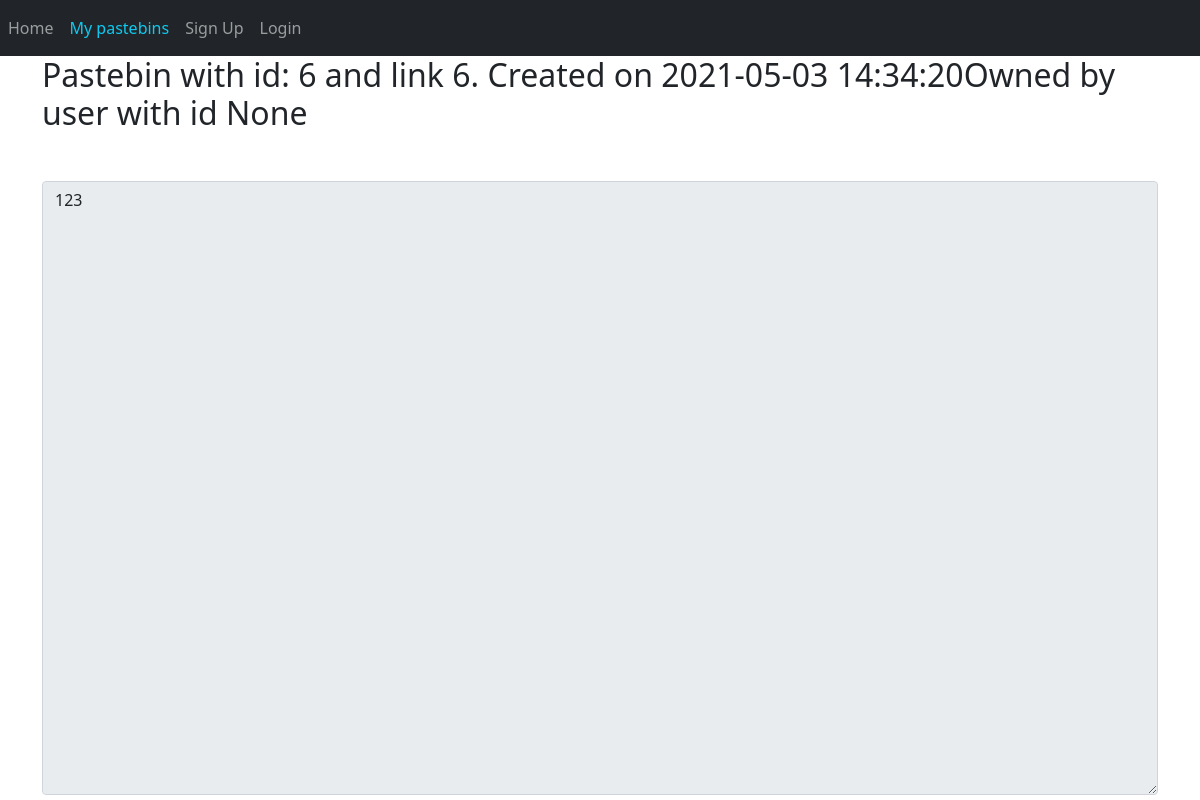
The page /6 on the database as committed earlier.
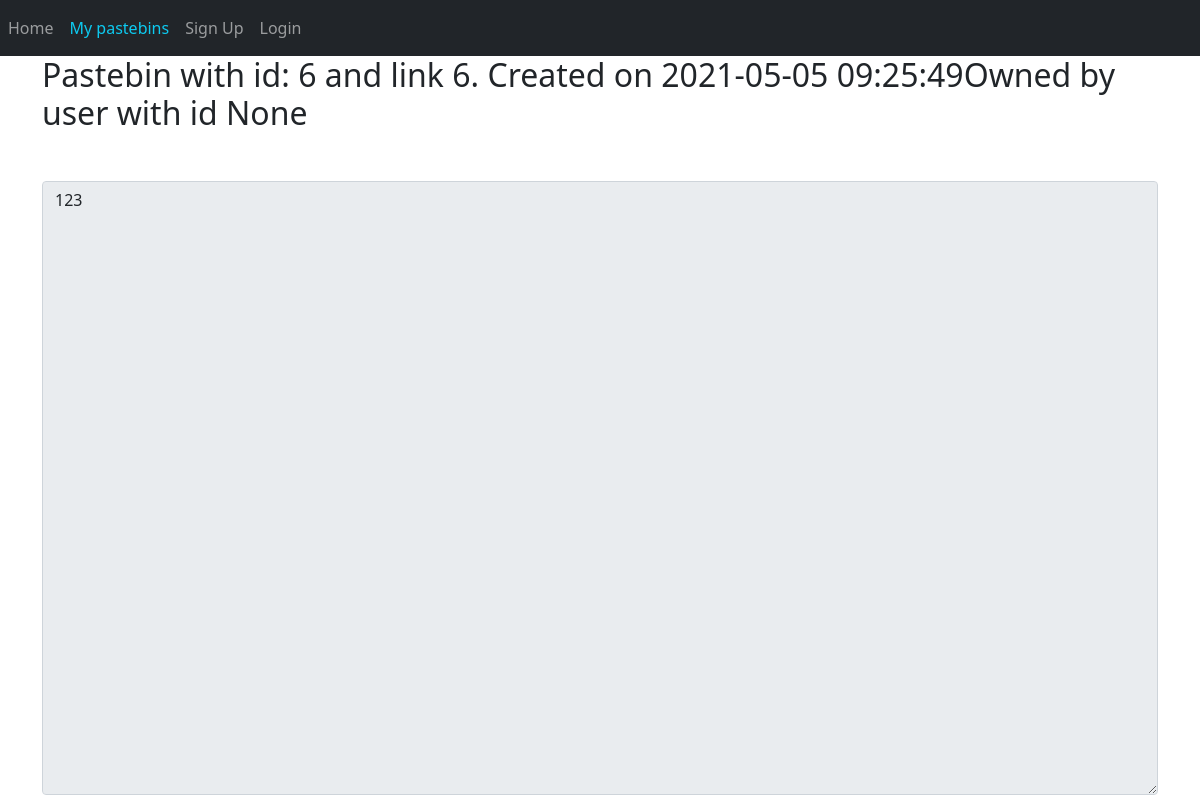
The same page on the database as committed later.
### web/models.py (models this page shows)
class Pastebin(db.Model):
    id = db.Column(db.Integer, primary_key=True)
    title = db.Column(db.String(150))
    content = db.Column(db.String(6000000))
    link = db.Column(db.String(150), unique=True)
    date = db.Column(db.DateTime(timezone=True), default=func.now())
    password = db.Column(db.String(150))
    user_id = db.Column(db.Integer, db.ForeignKey("user.id"))

### web/blueprints/views.py (the view, shortened to what this page needs)
@views.route("/<link>", methods=["GET", "POST"])
def pastebins(link: str):
   if request.method == "GET":
      pastebin = Pastebin.query.filter_by(link=link).first()
      password_cookie = request.cookies.get(link)
      if pastebin:
         if pastebin.password == None or password_cookie == pastebin.password:
            return render_template("pastebin.html", user=current_user, pastebin=pastebin)
         else:
            return render_template("pastebin.html", user=current_user, pastebin=pastebin, password=pastebin.password)
      else:
         flash("Can't find pastebin.", category="error")
         return redirect(url_for("views.home"))

### web/templates/pastebin.html
{% extends "base.html" %}
{% block content %}
{% if password and user.id != pastebin.user_id %}
<form method="POST">
    <h2>This pastebin is private, please enter password</h2>
    <div class="form-group">
        <label for="password">Password</label>
        <input type="password" class="form-control" id="password" name="password" placeholder="Enter password" />
    </div>
    <div align="center">
        <button type="submit" class="btn btn-primary mt-2">Enter</button>
    </div>
</form>
{% else %}
<h2>Pastebin with id: {{ pastebin.id }} and link {{ pastebin.link }}. Created on {{ pastebin.date }}Owned by user with id {{ pastebin.user_id }}</h2>
<textarea rows=25 style="height:100%" name="pastebin" id="pastebin" class="form-control mt-5" readonly>{{ pastebin.content }}</textarea>
{% endif %}
{% endblock %}

Rows that differ between the two databases and show on the page:
changed Pastebin "None": date "2021-05-03 14:34:20" → "2021-05-05 09:25:49"
